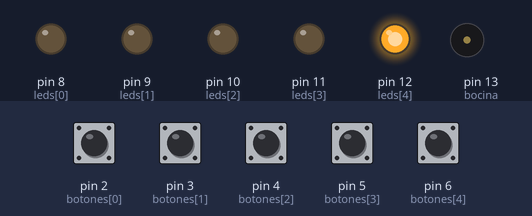
Bench run of a sketch on a simulated Arduino Uno, built with avr-gcc and run on an emulated ATmega328P. On the bench: output pins drawn as LEDs (lit = HIGH), buzzer (waves = sounding). Dashed ring = blinking. The inputs (shaded band) are chosen by the test bench; at power-on: pin 2 (botones[0]), pin 3 (botones[1]), pin 4 (botones[2]), pin 5 (botones[3]), pin 6 (botones[4]) HIGH. Random numbers use the default seed unless the sketch sets one.

Above: at 2.2 s.
2.3 s: pin 2 (botones[0]) pulled LOW for 1 s
At 4.0 s:
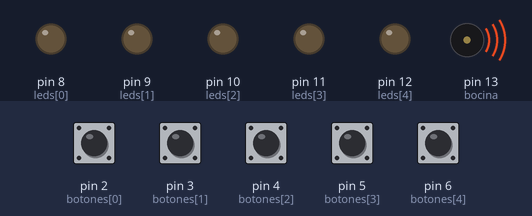
9.3 s: pin 2 (botones[0]) pulled LOW for 0.15 s
At 11.8 s:
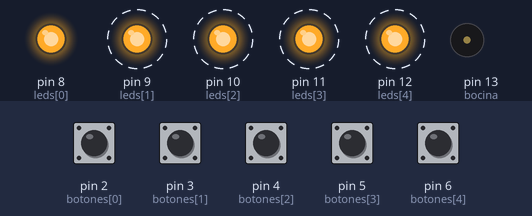
12.4 s: pin 2 (botones[0]) pulled LOW for 3.2 s
At 22.7 s:
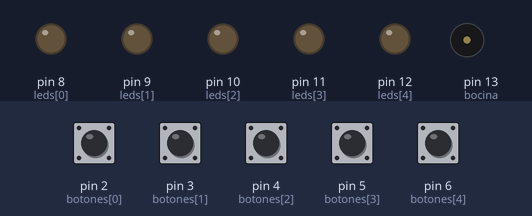
Timing chart, 0 to 24.2 s (numbered marks = the images above; inputs shaded):
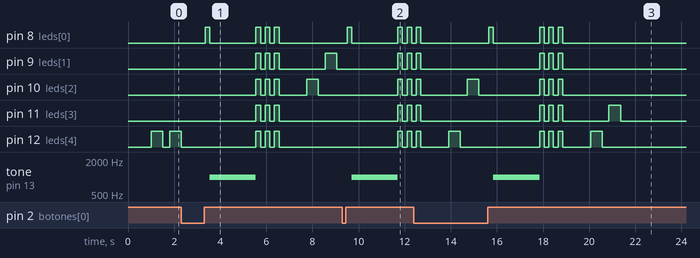

Measured:
- after the input at 2.3 s, pin 8 (leds[0]): LOW → HIGH after 1.1 s, → LOW 0.20 s later, → HIGH 2.0 s later, → LOW 0.20 s later, … (8 changes in this stretch); pin 9 (leds[1]): LOW → HIGH after 3.3 s, → LOW 0.20 s later, → HIGH 0.20 s later, → LOW 0.20 s later, … (8 changes in this stretch)
- after the input at 9.3 s, pin 8 (leds[0]): goes HIGH 0.20 s, LOW 2.0 s, HIGH 0.20 s, LOW 0.20 s, HIGH 0.20 s, then LOW, starting after 0.20 s; pin 9 (leds[1]): alternates HIGH for 0.20 s and LOW for 0.20 s, starting after 2.4 s
- after the input at 12.4 s, tone on pin 13 (bocina): silent → 1000 Hz after 3.5 s, → silent 2.0 s later
- by itself, pin 12 (leds[4]): repeats every 0.40 s: HIGH 0.20 s, LOW 0.20 s, until it stays LOW from 6.6 s

The sketch:

JuegoMemoria.ino
```cpp
/*
Desarrollado por: Juan Jose Benites Coronel

positivo - boton - resitencia - negativo
*/
// Definición de pines y constantes
const int NUM_LEDS = 5;                // Número de LEDs y botones
const int MAX_SEQUENCE = 5;            // Secuencia máxima de LEDs
const int MIN_SEQUENCE = 2;            // Secuencia inicial de LEDs

// Pines para los LEDs
const int leds[NUM_LEDS] = {8, 9, 10, 11, 12};

// Pines para los botones
const int botones[NUM_LEDS] = {2, 3, 4, 5, 6};

// Pin para el buzzer
const int bocina = 13;

// Arreglo para almacenar la secuencia de botones
int seq[100];

// Variables de control del juego
int nivel = MIN_SEQUENCE;      // Nivel actual del juego (número de LEDs en la secuencia)
bool perder = false;           // Indicador de pérdida

void setup() {
  // Configurar pines de salida para LEDs
  for (int i = 0; i < NUM_LEDS; i++) {
    pinMode(leds[i], OUTPUT);
    digitalWrite(leds[i], LOW); // Asegura que todos los LEDs estén apagados al inicio
  }

  // Configurar pin de salida para el buzzer
  pinMode(bocina, OUTPUT);
  digitalWrite(bocina, LOW);     // Asegura que el buzzer esté apagado al inicio

  // Configurar pines de entrada para botones con resistencias internas de pull-up
  for (int i = 0; i < NUM_LEDS; i++) {
    pinMode(botones[i], INPUT_PULLUP);
  }

  // Inicializar la semilla para números aleatorios
  randomSeed(analogRead(A0));

  // Generar la secuencia aleatoria completa al inicio
  generarSecuencia();

  // Esperar un momento antes de comenzar el juego
  delay(1000);
}

void loop() {
  // Mostrar la secuencia actual al jugador
  mostrarSecuencia();

  // Si el jugador no ha perdido, esperar su respuesta
  if (!perder) {
    obtenerRespuesta();
  }

  // Verificar si el jugador ha perdido
  if (perder) {
    perderJuego();
  } else {
    // Pausa breve entre rondas
    delay(500);
    nivel++; // Aumenta el nivel si el usuario acierta

    // Limitar el nivel al número máximo de LEDs disponibles
    if (nivel > MAX_SEQUENCE) {
      nivel = MAX_SEQUENCE;
    }

    // Si se alcanza el nivel máximo, opcionalmente puedes reiniciar o celebrar
    if (nivel == MAX_SEQUENCE) {
      celebrarVictoria();
      nivel = MIN_SEQUENCE; // Reiniciar el juego después de celebrar
    }
  }
}

// Función para generar una secuencia aleatoria
void generarSecuencia() {
  for (int i = 0; i < 100; i++) {
    seq[i] = random(0, NUM_LEDS); // Genera números aleatorios entre 0 y NUM_LEDS-1
  }
}

// Función para mostrar la secuencia de LEDs
void mostrarSecuencia() {
  for (int i = 0; i < nivel; i++) {
    int led = seq[i];                   // Obtiene el LED correspondiente
    digitalWrite(leds[led], HIGH);      // Enciende el LED
    delay(500);                          // Espera 500 ms
    digitalWrite(leds[led], LOW);        // Apaga el LED
    delay(300);                          // Pausa entre LEDs
  }
}

// Función para obtener y verificar la respuesta del jugador
void obtenerRespuesta() {
  for (int i = 0; i < nivel; i++) {
    bool botonCorrecto = false;
    while (!botonCorrecto) {
      for (int j = 0; j < NUM_LEDS; j++) {
        if (digitalRead(botones[j]) == LOW) { // Detecta si el botón está presionado
          // Debounce simple: espera hasta que el botón se suelte
          while (digitalRead(botones[j]) == LOW);
          delay(50); // Pequeña pausa para evitar rebotes

          // Enciende el LED correspondiente brevemente para dar feedback visual
          digitalWrite(leds[j], HIGH);
          delay(200);
          digitalWrite(leds[j], LOW);

          // Confirmación con sonido al presionar el botón
          tone(bocina, 500, 200);  // Sonido a 500 Hz durante 200 ms

          // Verifica si el botón presionado es el correcto
          if (j == seq[i]) {
            // Correcto: continúa con la siguiente parte de la secuencia
            botonCorrecto = true;
          } else {
            // Incorrecto: el jugador pierde
            perder = true;
            return;
          }
        }
      }
    }
  }
}

// Función para manejar la pérdida del jugador
void perderJuego() {
  // Activa el buzzer para indicar la pérdida
  tone(bocina, 1000, 2000); // Sonido de 2 segundos a 1000 Hz
  delay(2000);
  noTone(bocina);

  // Opcional: parpadea todos los LEDs para indicar pérdida
  for (int i = 0; i < 3; i++) {
    for (int j = 0; j < NUM_LEDS; j++) {
      digitalWrite(leds[j], HIGH);
    }
    delay(200);
    for (int j = 0; j < NUM_LEDS; j++) {
      digitalWrite(leds[j], LOW);
    }
    delay(200);
  }

  // Reiniciar el juego
  generarSecuencia();        // Genera una nueva secuencia aleatoria
  nivel = MIN_SEQUENCE;      // Reinicia al nivel mínimo (2 LEDs)
  perder = false;            // Reinicia el indicador de pérdida
  delay(1000);               // Pausa antes de comenzar de nuevo
}

// Función opcional para celebrar la victoria al alcanzar el nivel máximo
void celebrarVictoria() {
  // Activa el buzzer con un tono de celebración
  tone(bocina, 1500, 1000); // Sonido de 1 segundo a 1500 Hz
  delay(1000);
  noTone(bocina);

  // Parpadea todos los LEDs varias veces para celebrar
  for (int i = 0; i < 5; i++) {
    for (int j = 0; j < NUM_LEDS; j++) {
      digitalWrite(leds[j], HIGH);
    }
    delay(200);
    for (int j = 0; j < NUM_LEDS; j++) {
      digitalWrite(leds[j], LOW);
    }
    delay(200);
  }

  // Reiniciar el juego
  generarSecuencia();        // Genera una nueva secuencia aleatoria
  nivel = MIN_SEQUENCE;      // Reinicia al nivel mínimo (2 LEDs)
  delay(1000);               // Pausa antes de comenzar de nuevo
}
```
